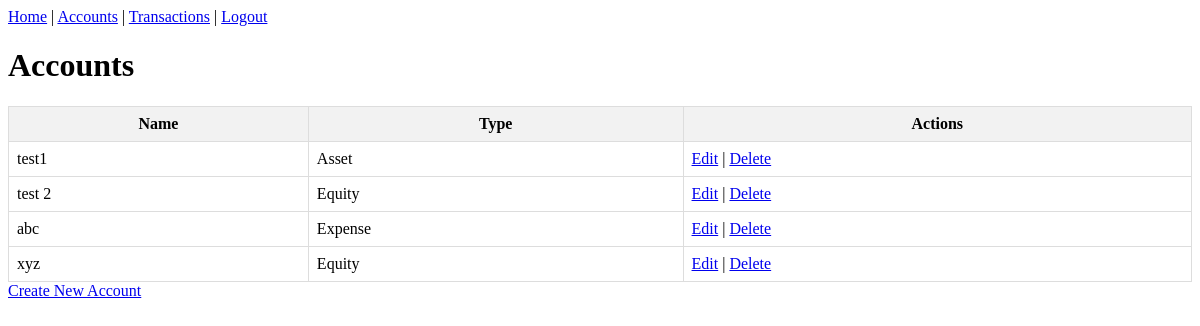
Before: /accounts/ (signed in) with the older database file.
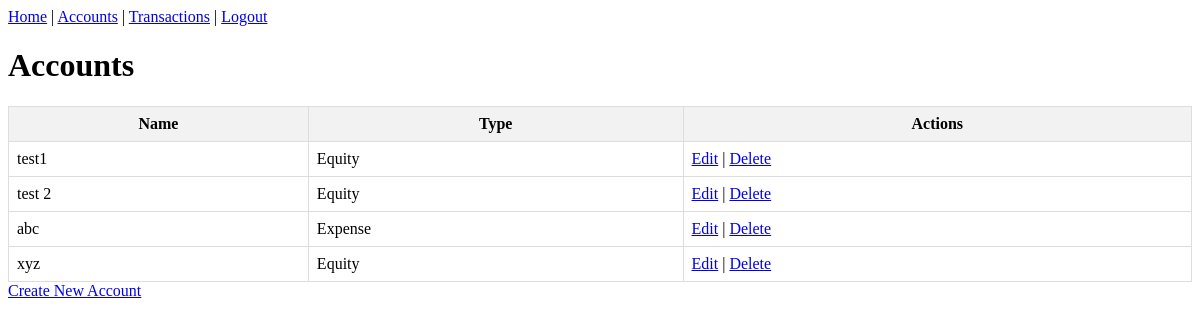
After: the same page with the newer database file.
### modules/models/account.py (models this page shows, shortened)
class Account(db.Model):
    __tablename__ = 'accounts'
    id = db.Column(db.Integer, primary_key=True)
    name = db.Column(db.String(150), unique=True, nullable=False)
    type = db.Column(db.String(50), nullable=False)

### app/views/accounts.py (the view)
@bp.route('/', methods=['GET'])
@login_required
def list_accounts():
    accounts = Account.query.all()
    return render_template('account_list.html', accounts=accounts)

### app/templates/account_list.html (shortened to what this page needs)
{% extends "base.html" %}
{% block content %}
<h1>Accounts</h1>
<table>
    <tr>
        <th>Name</th>
        <th>Type</th>
        <th>Actions</th>
    </tr>
    {% for account in accounts %}
    <tr>
        <td>{{ account.name }}</td>
        <td>{{ account.type }}</td>
        <td>
            <a href="{{ url_for('accounts.edit_account', account_id=account.id) }}">Edit</a> |
            <a href="{{ url_for('accounts.delete_account', account_id=account.id) }}">Delete</a>
        </td>
    </tr>
    {% endfor %}
</table>
<a href="{{ url_for('accounts.new_account') }}">Create New Account</a>
{% endblock %}

### app/templates/base.html (shortened to what this page needs)
<!DOCTYPE html>
<html lang="en">
<head>
</head>
<body>
    <nav>
        <a href="{{ url_for('main.index') }}">Home</a> |
        <a href="{{ url_for('accounts.list_accounts') }}">Accounts</a> |
        <a href="{{ url_for('transactions.list_transactions') }}">Transactions</a> |
        {% if current_user.is_authenticated %}
            <a href="{{ url_for('auth.logout') }}">Logout</a>
        {% else %}
            <a href="{{ url_for('auth.login') }}">Login</a>
        {% endif %}
    </nav>
    {% block content %}{% endblock %}
</body>
</html>

### app/templates/base.html (style rules this page uses)
table { width: 100%; border-collapse: collapse; }
th, td { border: 1px solid #ddd; padding: 8px; }
th { background-color: #f2f2f2; }

Changed rows visible on the page:
changed Account "test1": type "Asset" → "Equity"
